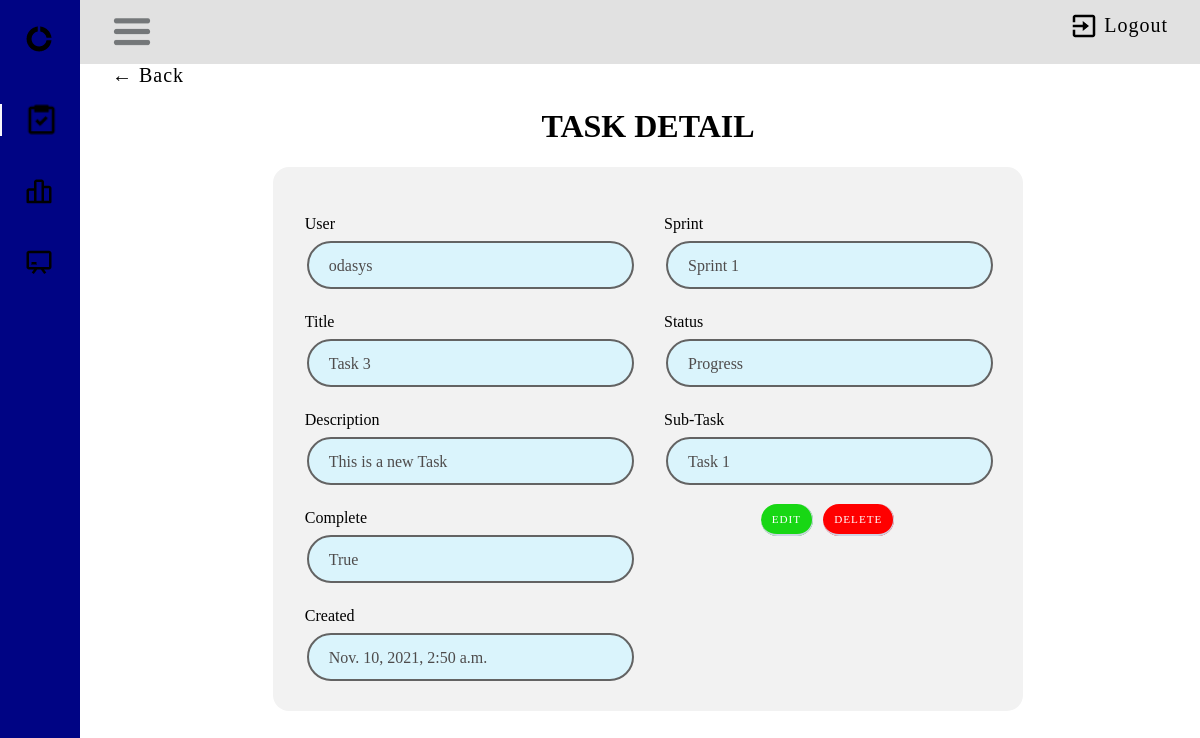
The app's page /task/3/ (signed in) with its own data.
### taskManager/models.py (models this page shows)
class Task(models.Model):
    STATUS_CHOICES = (
        ('Todo', 'Todo'),
    ('Progress', 'Progress'),
    ('Review', 'Review'),
    ('Done', 'Done'),
    )
    user = models.ForeignKey(User, on_delete=models.CASCADE, null=True, blank=False)
    title = models.CharField(max_length=200)
    description = models.TextField(null=True, blank=True)
    complete = models.BooleanField(default=False)
    created = models.DateTimeField(auto_now_add=True)
    sprint = models.ForeignKey(Sprint, on_delete=models.CASCADE, blank=True, null=True)
    status = models.CharField(max_length=30, choices=STATUS_CHOICES)
    subtask = models.ForeignKey('self',on_delete=models.CASCADE, null=True, blank=True)
    def __str__(self):
        return self.title
    class Meta:
        ordering = ['title']

class Sprint(models.Model):
    name = models.CharField(max_length=50, blank=True, default='')
    description = models.TextField(blank=True, default='')
    start = models.DateTimeField(unique=True)
    Duration= models.DurationField()
    end = models.DateField(unique=True)
    project = models.ForeignKey(Project, on_delete=models.CASCADE, null=False)
    def __str__(self):
        return self.name or ('Sprint ending %s') % self.end
    class Meta:
        ordering = ['name']

### taskManager/view/task/views.py (the view)
# urls.py: path('task/<int:pk>/', TaskDetail.as_view(), name='task'),
class TaskDetail(LoginRequiredMixin, DetailView):
    model = Task
    context_object_name = 'tasks'
    template_name = 'task/main.html'

### taskManager/templates/task/main.html (shortened to what this page needs)
{% load crispy_forms_tags %}
{% block content %}
{% load static %}
<!DOCTYPE html>
<html lang="en">
    <head>
        <link rel="stylesheet" href="{% static 'css/home.css' %}">
        <link rel="stylesheet" href="{% static 'css/task.css' %}">
        <link rel="stylesheet" href="{% static 'css/task_detail.css' %}">
    </head>
    <div id="body-pd">
        <header class="header" id="header">
            <div class="header_toggle">
                <img class="bx bx-menu" id="header-toggle" width="40px" src="/static/images/burger-menu.jpg" alt="burger menu">
            <div class="header-logout">
                <img class="exit-icon" src="/static/images/exit.png" alt="burger menu">
                {% if request.user.is_authenticated %}
                    <a class="header-text" href="{% url 'user_logout' %}">Logout</a>
                {% else %}
                    <a class="header-text" href="{% url 'user_login' %}">Login</a>
                {% endif %}
            </div>
        </div>
        </header>
        <div class="l-navbar" id="nav-bar">
            <nav class="nav">
                <div>
                    <a href="#" class="nav_logo">
                        <img class="bx bx-menu" id="header-toggle" width="30px" src="/static/images/app-icon.png" alt="burger menu">
                    </a>
                    <div class="nav_list">
                        <a href="{% url 'tasks' %}" class="nav_link active">
                            <img width="35px" src="/static/images/task-icon.png" alt="burger menu">
                        </a>
                        <a href="{% url 'sprint_list' %}" class="nav_link">
                            <img width="30px" src="/static/images/backlog-icon.png" alt="burger menu">
                        </a>
                        <a href="#" class="nav_link">
                            <img width="30px" src="/static/images/board-icon.png" alt="burger menu">
                        </a>
                    </div>
                </div>
            </nav>
        </div>
    </div>
    <div class="header-back-button">
        <a href="{% url 'tasks' %}">&#8592; Back</a>
    </div>
    <body>
        <h1 class="task-title"> TASK DETAIL</h1>
        <div class="background-form">
            <div class="row">
                <div class="column">
                    <div><p>User <span class="info">{{tasks.user}}</span></p></div>
                    <div><p>Title <span class="info">{{tasks.title}}</span></p></div>
                    <div><p>Description <span class="info">{{tasks.description}}</span></p></div>
                    <div><p>Complete <span class="info">{{tasks.complete}}</span></p></div>
                    <div><p>Created <span class="info">{{tasks.created}}</span></p></div>
                </div>
                <div class="column">
                    <div><p>Sprint <span class="info">{{tasks.sprint}}</span></p></div>
                    <div><p>Status <span class="info">{{tasks.status}}</span></p></div>
                    <div><p>Sub-Task <span class="info">{{tasks.subtask}}</span></p></div>
                    <div  class="task-title" style="margin: 12px 0px;">
                        <span><a href="{% url 'task_update' tasks.pk %}" class="btn btn-style btn-edit">Edit</a> </span>
                        <span><a href="{% url 'task_delete' tasks.pk %}" class="btn btn-style btn-delete">Delete</a> </span>
                    </div>
                </div>
            </div>
        </div>
    </body>
</html>
{% endblock content %}

### taskManager/static/css/home.css (style rules this page uses)
:root { --header-height: 3rem; --nav-width: 80px; --first-color: #000484; --first-color-light: #AFA5D9; --white-color: #F7F6FB; --normal-font-size: 1rem; --z-fixed: 100; --header-color: rgba(196, 196, 196, 0.5); }
*,::before,::after { box-sizing: border-box; }
body { position: relative; margin: var(--header-height) 0 0 0; padding: 0 1rem; font-size: var(--normal-font-size); transition: .5s; }
a { text-decoration: none; text-transform: capitalize; font-size: 1.25rem; font-weight: 400; letter-spacing: 1px; color: var(--title-background); }
.header { width: 100%; height: var(--header-height); position: fixed; top: 0; left: 0; align-items: center; justify-content: space-between; padding: 0 1rem; background-color: var(--header-color); z-index: var(--z-fixed); transition: .5s; }
.header-logout { float: right; display: flex; align-items: center; justify-content: space-between; color: black; }
.header-text { font-size: 1.25rem; font-weight: 400; letter-spacing: 1px; }
.exit-icon { margin-right: 5px; width: 30px; }
.header_toggle { color: var(--first-color); font-size: 1.5rem; cursor: pointer; margin-top: 1%; }
.l-navbar { position: fixed; top: 0 ; left: 0; width: var(--nav-width); height: 100vh; background-color: var(--first-color); padding: .5rem 1rem 0 0; transition: .5s; z-index: var(--z-fixed); }
.nav { height: 100%; display: flex; flex-direction: column; justify-content: space-between; overflow: hidden; }
.nav_logo, .nav_link { display: grid; grid-template-columns: max-content max-content; align-items: center; column-gap: 1rem; padding: .5rem 0 .5rem 1.5rem; }
.nav_logo { margin-bottom: 2rem; }
.nav_link { position: relative; color: var(--first-color-light); margin-bottom: 1.5rem; transition: .3s; }
.active { color: var(--white-color); }
.active::before { content: ''; position: absolute; left: 0; width: 2px; height: 32px; background-color: var(--white-color); }
@media screen and (min-width: 768px) { body { margin: calc(var(--header-height) + 1rem) 0 0 0; padding-left: calc(var(--nav-width) + 2rem ); } }
@media screen and (min-width: 768px) { .header { height: calc(var(--header-height) + 1rem); padding: 0 2rem 0 calc(var(--nav-width) + 2rem); } }
@media screen and (min-width: 768px) { .l-navbar { left: 0; padding: 1rem 1rem 0 0; } }

### taskManager/static/css/task.css (style rules this page uses)
:root { --button-edit: #18D714; --button-delete: #FF0000; --button-detail: #0066FF; --button-background: #ffb102; }
img { border-radius: 5px 5px 0 0; }
.btn { width: 80%; letter-spacing: 1px; text-transform: uppercase; color: #fff; cursor: pointer; border: none; border-radius: 50px; border-bottom: solid 2px #ced5e5; border-right: solid 1px #ced5e5; background-color: var(--button-background); padding: 9px 11px; margin: 8px; }
.btn-style { font-size: .7rem; margin: 3px; }
.btn-edit { background-color: var(--button-edit); }
.btn-delete { background-color: var(--button-delete); }

### taskManager/static/css/task_detail.css (style rules this page uses)
.info { display: inline-block; width: 100%; background-color: #DAF4FC; color: rgb(78, 75, 75); padding: 14px 20px; margin: 8px 2px; border: 2px solid rgb(99, 99, 99); border-radius: 2rem; cursor: pointer; height: 3rem; }
.background-form { margin: auto; width: 70%; border-radius: 1rem; background-color: #f2f2f2; padding: 1rem; }
.task-title { flex-direction: column; justify-content: center; text-align: center; }
* { box-sizing: border-box; }
.column { float: left; width: 50%; padding: 1rem; height: 32rem; }
.row:after { content: ""; display: table; clear: both; width: 70%; }

### records on screen
Task: user "odasys", title "Task 3", description "This is a new Task", complete "True", created "Nov. 10, 2021, 2:50 a.m.", sprint "Sprint 1", status "Progress", subtask "Task 1"
